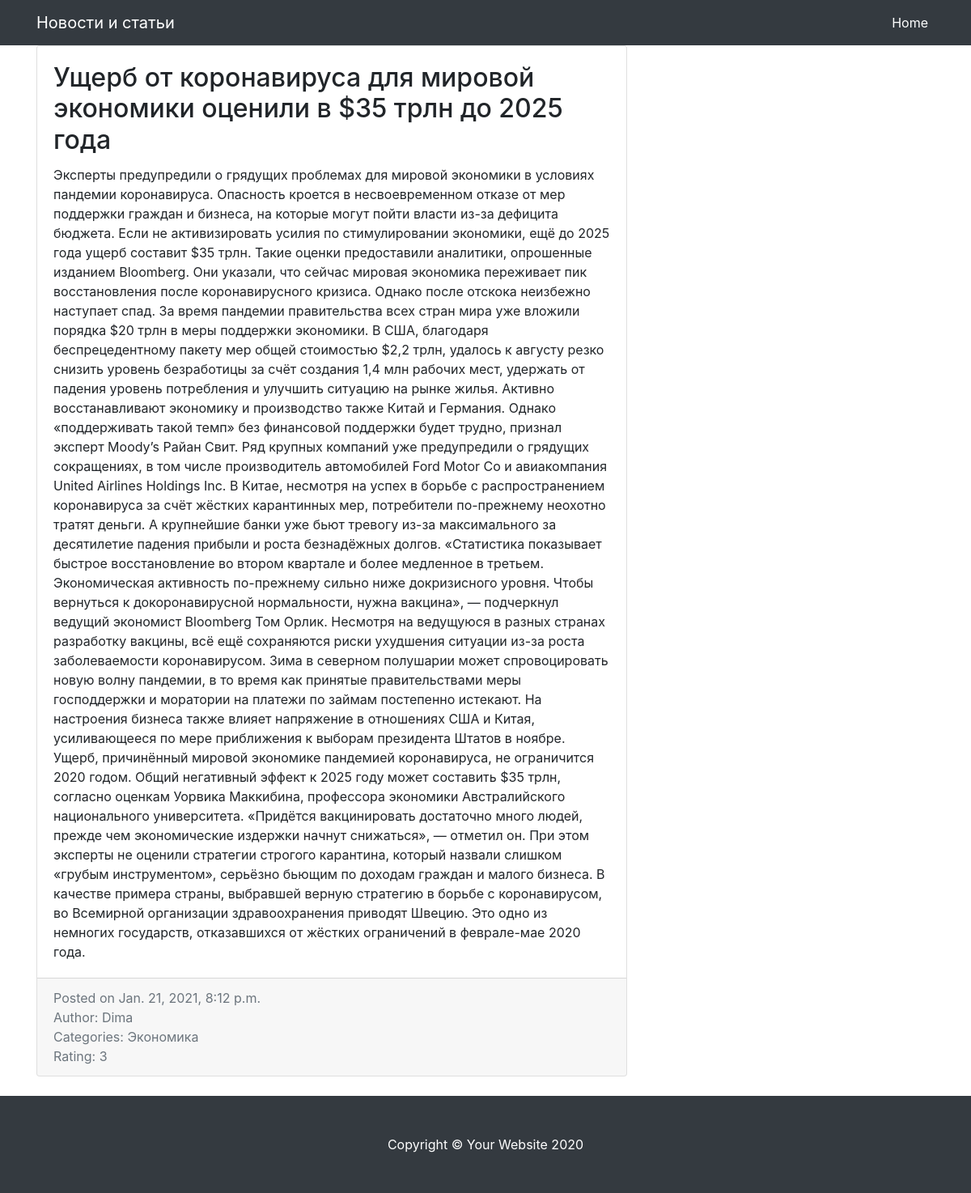
Screenshot of /news/1 with the database file from the repository.
### news/models.py (models this page shows, shortened)
class Post(models.Model):
    article = 'AR'
    news = 'NE'
    ARTICLE_AND_NEWS = [(article, 'Статья'),
                (news, 'Новость')]
    author = models.ForeignKey(Author, on_delete=models.CASCADE)
    article_or_news = models.CharField(max_length=2, choices=ARTICLE_AND_NEWS, default=article)
    data_time = models.DateTimeField(auto_now_add=True)
    categories = models.ManyToManyField(Category, through='PostCategory', null=True, blank=True)
    heading = models.CharField(max_length=255)
    text = models.TextField()
    rating = models.IntegerField(default=0)

class Author(models.Model):
    user = models.OneToOneField(User, on_delete=models.CASCADE)
    rating = models.IntegerField(default=0)
    def __str__(self):
        return f'{self.user.username}'

class Category(models.Model):
    name = models.CharField(max_length=255, unique=True)
    def __str__(self):
        return f'{self.name}'

### news/views.py (the view)
# urls.py: path('<int:pk>', PostDetailView.as_view(), name='post_detail'),
class PostDetailView(DetailView):
    template_name = 'post_detail.html'
    queryset = Post.objects.all()

### templates/post_detail.html (shortened to what this page needs)
{% extends 'flatpages/default.html' %}
{% block content %}
<div class="card mb-4">
        <div class="card-body">
            <h2 class="card-title">{{ post.heading }}</h2>
                <p class="card-text">{{ post.text }}</p>
        </div>
        <div class="card-footer text-muted">
            Posted on {{ post.data_time }}<br>
            Author: {{ post.author }}<br>
            Categories: {% for category in post.categories.all %}
                            {{ category }}
                        {% endfor %}
            <br>
            Rating: {{ post.rating }}
        </div>
    </div>
{% endblock content %}

### static/css/blog-home.css (style rules this page uses)
body { padding-top: 56px; }

### rows the page displays
Post: heading "Ущерб от коронавируса для мировой экономики оценили в $35 трлн до 2025 года", text "Эксперты предупредили о грядущих проблемах для мировой экономики в условиях пандемии коронавируса. Опасность кроется в несвоевременном отказе от мер поддержки граждан и бизнеса, на которые могут пойти власти из-за дефицита бюджета. Если не активизировать усилия по стимулировании экономики, ещё до 2025 года ущерб составит $35 трлн. Такие оценки предоставили аналитики, опрошенные изданием Bloomberg. Они указали, что сейчас мировая экономика переживает пик восстановления после коронавирусного кризиса. Однако после отскока неизбежно наступает спад. За время пандемии правительства всех стран мира уже вложили порядка $20 трлн в меры поддержки экономики. В США, благодаря беспрецедентному пакету…", data_time "Jan. 21, 2021, 8:12 p.m.", author "Dima", rating "3"
Category: name "Экономика"
